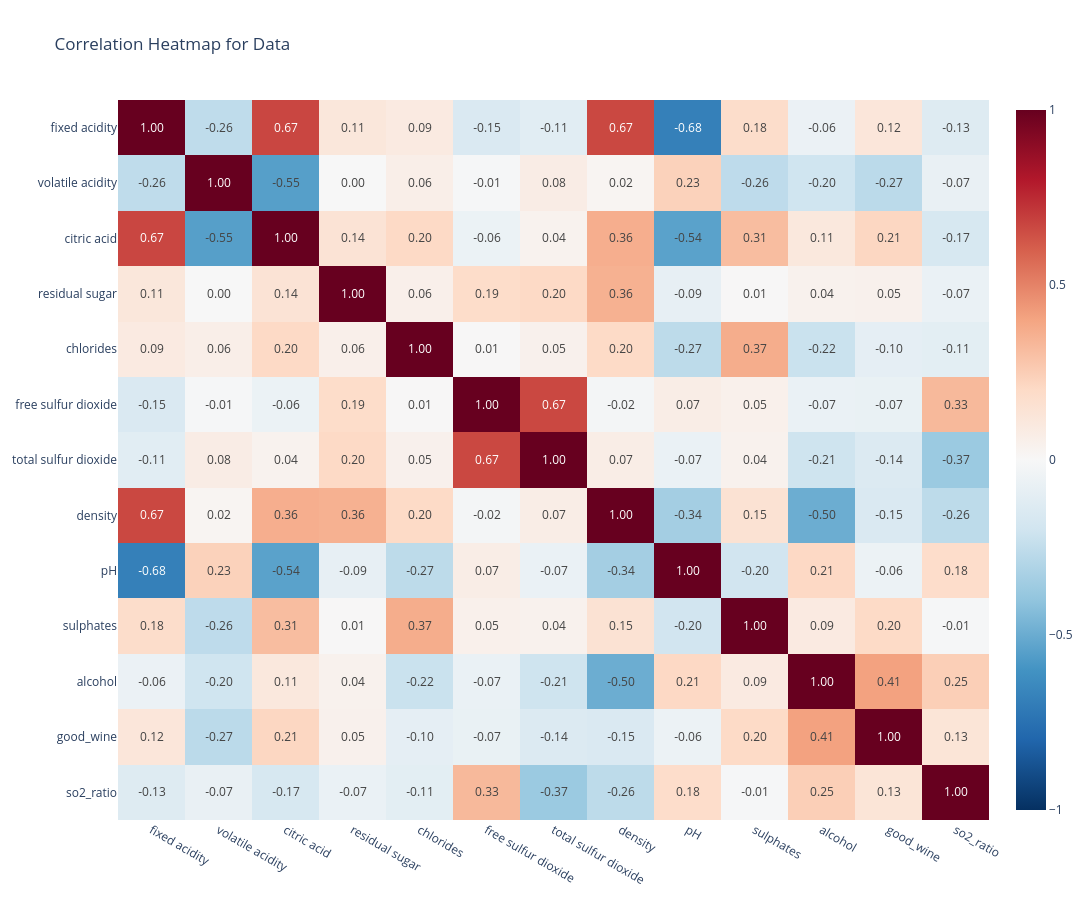
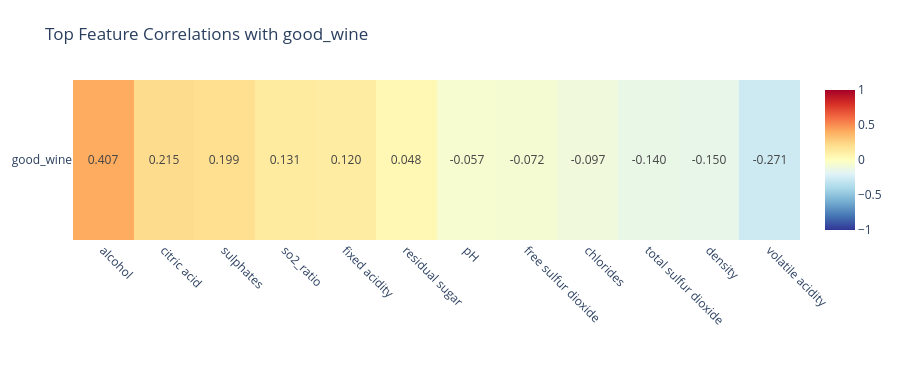

Write notebook code for charts like these, in order.
### Markdown cell above
## 4. Корреляция с таргетом (quality)

### Code cell
# Correlation heatmap (Plotly)
corr_matrix = df.corr(numeric_only=True)

fig = px.imshow(
    corr_matrix,
    text_auto=".2f",
    color_continuous_scale="RdBu_r",
    zmin=-1,
    zmax=1,
    aspect="auto",
    title="Correlation Heatmap for Data"
)
fig.update_layout(width=1100, height=900)
fig.show()

# Top feature correlations with good_wine (Plotly)
activity_corr = corr_matrix["good_wine"].sort_values(ascending=False)
top_corr = activity_corr.drop(labels=["good_wine"], errors="ignore").head(20)
top_corr_df = top_corr.to_frame().T

top_fig = px.imshow(
    top_corr_df,
    text_auto=".3f",
    color_continuous_scale="RdYlBu_r",
    zmin=-1,
    zmax=1,
    aspect="auto",
    title="Top Feature Correlations with good_wine"
)
top_fig.update_xaxes(side="bottom", tickangle=45)
top_fig.update_layout(height=380, margin=dict(l=40, r=40, t=80, b=140))
top_fig.show()

### Figure 1 — Plotly figure (JSON) as saved in the notebook; plotly's stock layout.template omitted (floating-point values rounded to 4 significant figures; data arrays with more than 128 entries replaced by an {"elided": "..."} marker saying what was removed)
{"data": [{"coloraxis": "coloraxis", "hovertemplate": "x: %{x}<br>y: %{y}<br>color: %{z}<extra></extra>", "name": "0", "texttemplate": "%{z:.2f}", "type": "heatmap", "x": ["fixed acidity", "volatile acidity", "citric acid", "residual sugar", "chlorides", "free sulfur dioxide", "total sulfur dioxide", "density", "pH", "sulphates", "alcohol", "good_wine", "so2_ratio"], "xaxis": "x", "y": ["fixed acidity", "volatile acidity", "citric acid", "residual sugar", "chlorides", "free sulfur dioxide", "total sulfur dioxide", "density", "pH", "sulphates", "alcohol", "good_wine", "so2_ratio"], "yaxis": "y", "z": {"elided": "13x13 float values"}}], "layout": {"coloraxis": {"cmax": 1, "cmin": -1, "colorscale": [[0, "rgb(5,48,97)"], [0.1, "rgb(33,102,172)"], [0.2, "rgb(67,147,195)"], [0.3, "rgb(146,197,222)"], [0.4, "rgb(209,229,240)"], [0.5, "rgb(247,247,247)"], [0.6, "rgb(253,219,199)"], [0.7, "rgb(244,165,130)"], [0.8, "rgb(214,96,77)"], [0.9, "rgb(178,24,43)"], [1, "rgb(103,0,31)"]]}, "height": 900, "title": {"text": "Correlation Heatmap for Data"}, "width": 1100, "xaxis": {"anchor": "y", "domain": [0, 1]}, "yaxis": {"anchor": "x", "autorange": "reversed", "domain": [0, 1]}}}

### Figure 2 — Plotly figure (JSON) as saved in the notebook; plotly's stock layout.template omitted (floating-point values rounded to 4 significant figures)
{"data": [{"coloraxis": "coloraxis", "hovertemplate": "x: %{x}<br>y: %{y}<br>color: %{z}<extra></extra>", "name": "0", "texttemplate": "%{z:.3f}", "type": "heatmap", "x": ["alcohol", "citric acid", "sulphates", "so2_ratio", "fixed acidity", "residual sugar", "pH", "free sulfur dioxide", "chlorides", "total sulfur dioxide", "density", "volatile acidity"], "xaxis": "x", "y": ["good_wine"], "yaxis": "y", "z": [[0.4073, 0.2147, 0.1995, 0.1315, 0.1201, 0.04778, -0.05728, -0.07175, -0.09731, -0.1395, -0.1505, -0.2707]]}], "layout": {"coloraxis": {"cmax": 1, "cmin": -1, "colorscale": [[0, "rgb(49,54,149)"], [0.1, "rgb(69,117,180)"], [0.2, "rgb(116,173,209)"], [0.3, "rgb(171,217,233)"], [0.4, "rgb(224,243,248)"], [0.5, "rgb(255,255,191)"], [0.6, "rgb(254,224,144)"], [0.7, "rgb(253,174,97)"], [0.8, "rgb(244,109,67)"], [0.9, "rgb(215,48,39)"], [1, "rgb(165,0,38)"]]}, "height": 380, "margin": {"b": 140, "l": 40, "r": 40, "t": 80}, "title": {"text": "Top Feature Correlations with good_wine"}, "xaxis": {"anchor": "y", "domain": [0, 1], "side": "bottom", "tickangle": 45}, "yaxis": {"anchor": "x", "autorange": "reversed", "domain": [0, 1]}}}
